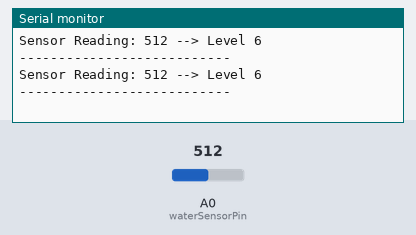
Recording of a sketch running on a simulated Arduino Uno, built with avr-gcc and run on an emulated ATmega328P. Parts: the last lines printed to the serial monitor. Inputs (shaded band) come from the test bench; at power-on: A0 (waterSensorPin) = 512.

Above: at 2.8 s.
2.9 s: A0 (waterSensorPin) set to 710
At 5.4 s:
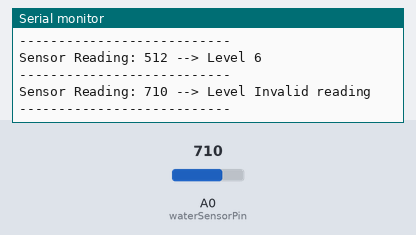
7.5 s: A0 (waterSensorPin) set to 716
At 9.3 s:
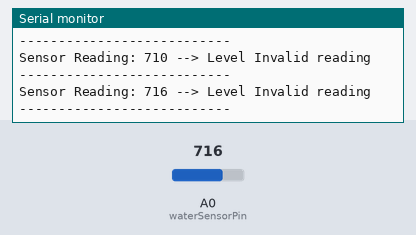

Measured:
- after the input at 2.9 s, the serial monitor: prints a new line after 1.1 s (image 1)
- after the input at 7.5 s, the serial monitor: prints a new line after 0.53 s (image 2)

The sketch:

watersensor.ino
```cpp
const int waterSensorPin = A0;

void setup() {
  Serial.begin(9600);
  pinMode(waterSensorPin, INPUT);
}

void loop() {
  int sensorValue = analogRead(waterSensorPin);

  Serial.print("Sensor Reading: ");
  Serial.print(sensorValue);
  Serial.print(" --> Level ");

  if (sensorValue >= 0 && sensorValue <= 50) {
    Serial.println("1");
  }
  else if (sensorValue <= 100) {
    Serial.println("2");
  }
  else if (sensorValue <= 200) {
    Serial.println("3");
  }
  else if (sensorValue <= 400) {
    Serial.println("4");
  }
  else if (sensorValue <= 500) {
    Serial.println("5");
  }
  else if (sensorValue <= 700) {
    Serial.println("6");
  }
  else {
    Serial.println("Invalid reading");
  }

  Serial.println("---------------------------");
  delay(2000);
}
```
